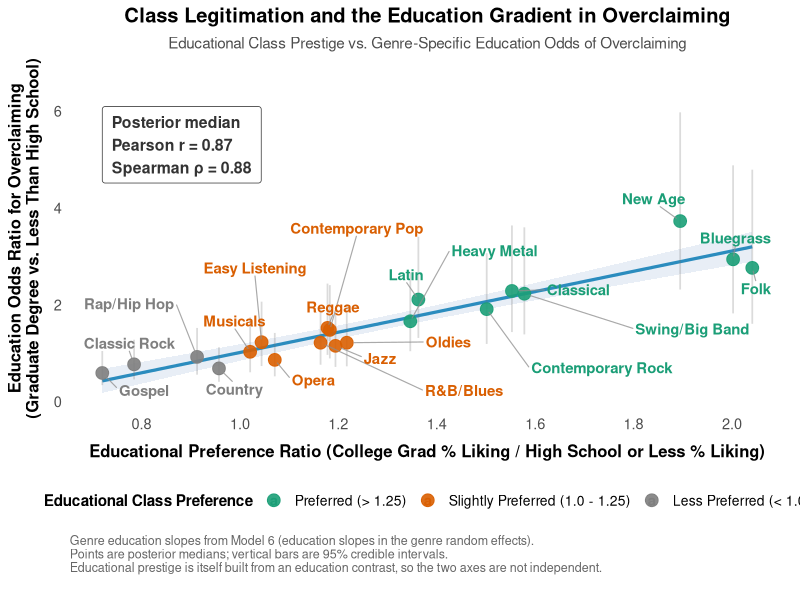

Write the R code that produced this figure.
#' @title Figure 9 preview: education-by-genre overclaiming odds against prestige
#' @description Companion to Figure 8, using Model 6 (education slopes in the
#'   genre random effects) instead of Model 4 (arts slopes). For each genre the
#'   plot pairs the genre-specific education slope for overclaiming, expressed
#'   as an odds ratio across the full six-category range of education, with the
#'   genre's educational prestige (College Preference Ratio). Styled to match
#'   Figure 8: posterior medians with 95% credible intervals on the odds ratio.
#'
#'   Read from cache, not from the fit: cache/m6_educ_genre_slopes.csv holds the
#'   posterior medians and 95% bounds produced by
#'   Scripts/main/check_education_prestige_correlation.R, so this script runs in seconds and
#'   needs no fit in memory.
#'
#'   Note on interpretation: educational prestige is itself built from an
#'   education contrast, so the two axes share the education variable. Read the
#'   correlation as describing how tightly education slopes follow the prestige
#'   ordering, not as an independent causal test.
#'
#'   Output: Plots/fig9_educ_prestige_vs_odds.png

library(ggplot2)
library(ggrepel)
library(dplyr)

slopes <- read.csv("cache/m6_educ_genre_slopes.csv", stringsAsFactors = FALSE)
stopifnot(nrow(slopes) == 20)

# educ2 enters as a linear term over six ordered categories, so the full-range
# contrast is five steps (less than high school to graduate degree).
n_steps <- 5

d <- slopes %>%
  mutate(
    odds_ratio = exp(educ_slope_med * n_steps),
    or_lo = exp(educ_slope_lo * n_steps),
    or_hi = exp(educ_slope_hi * n_steps),
    pref_cat = case_when(
      ratio_col < 1.0 ~ "Less Preferred (< 1.0)",
      ratio_col >= 1.0 & ratio_col <= 1.25 ~ "Slightly Preferred (1.0 - 1.25)",
      ratio_col > 1.25 ~ "Preferred (> 1.25)"
    ),
    pref_cat = factor(
      pref_cat,
      levels = c("Preferred (> 1.25)", "Slightly Preferred (1.0 - 1.25)", "Less Preferred (< 1.0)")
    )
  )

pref_colors <- c(
  "Preferred (> 1.25)"              = "#1b9e77",
  "Slightly Preferred (1.0 - 1.25)" = "#d95f02",
  "Less Preferred (< 1.0)"          = "gray50"
)

# Annotate with the draw-level posterior correlations, so the figure reports the
# same quantity as the text rather than a correlation of point medians.
cor_tab <- read.csv("cache/m6_educ_prestige_correlations.csv", stringsAsFactors = FALSE)
r_prestige_or <- cor_tab$Median[cor_tab$Statistic == "Pearson r (education slope vs prestige)"]
rho_prestige_or <- cor_tab$Median[cor_tab$Statistic == "Spearman rho (education slope vs prestige)"]

p <- ggplot(d, aes(x = ratio_col, y = odds_ratio)) +
  geom_smooth(method = "lm", color = "#2b8cbe", fill = "#a6bddb", alpha = 0.25, linewidth = 1.1) +
  geom_errorbar(
    aes(ymin = or_lo, ymax = or_hi),
    width = 0, linewidth = 0.6, color = "gray45", alpha = 0.25
  ) +
  geom_point(aes(color = pref_cat), size = 4, alpha = 0.9) +
  geom_text_repel(
    aes(label = genre_name, color = pref_cat),
    size = 3.8, fontface = "bold",
    box.padding = 0.7, point.padding = 0.5,
    force = 18, force_pull = 0.2,
    max.overlaps = Inf, min.segment.length = 0,
    segment.color = "gray55", segment.size = 0.4, segment.alpha = 0.75,
    seed = 42
  ) +
  scale_color_manual(values = pref_colors, name = "Educational Class Preference") +
  annotate(
    "label",
    x = min(d$ratio_col), y = max(d$or_hi) * 1.02,
    label = sprintf("Posterior median\nPearson r = %.2f\nSpearman \u03c1 = %.2f", r_prestige_or, rho_prestige_or),
    hjust = 0, vjust = 1, size = 4, fontface = "bold",
    fill = "white", color = "gray20", label.padding = unit(0.5, "lines")
  ) +
  scale_x_continuous(breaks = seq(0.6, 2.2, by = 0.2)) +
  scale_y_continuous(expand = expansion(mult = c(0.06, 0.14))) +
  theme_minimal(base_size = 13) +
  theme(
    plot.title = element_text(face = "bold", size = 14.5, hjust = 0.5),
    plot.subtitle = element_text(size = 11, hjust = 0.5, color = "gray30", margin = margin(b = 10)),
    plot.caption = element_text(size = 9, color = "gray40", hjust = 0, margin = margin(t = 10)),
    axis.title.x = element_text(face = "bold", size = 12, margin = margin(t = 8)),
    axis.title.y = element_text(face = "bold", size = 12, margin = margin(r = 8)),
    axis.text = element_text(size = 10.5),
    legend.position = "bottom",
    legend.title = element_text(face = "bold", size = 11),
    legend.text = element_text(size = 10),
    panel.grid.minor = element_blank(),
    panel.grid.major = element_blank(),
    plot.margin = margin(t = 5.5, r = 11, b = 18, l = 5.5)
  ) +
  labs(
    title = "Class Legitimation and the Education Gradient in Overclaiming",
    subtitle = "Educational Class Prestige vs. Genre-Specific Education Odds of Overclaiming",
    x = "Educational Preference Ratio (College Grad % Liking / High School or Less % Liking)",
    y = "Education Odds Ratio for Overclaiming\n(Graduate Degree vs. Less Than High School)",
    caption = paste(
      "Genre education slopes from Model 6 (education slopes in the genre random effects).",
      "Points are posterior medians; vertical bars are 95% credible intervals.",
      "Educational prestige is itself built from an education contrast, so the two axes are not independent.",
      sep = "\n"
    )
  )

dir.create("Plots", showWarnings = FALSE)
ggsave("Plots/fig9_educ_prestige_vs_odds.png", p, width = 9.5, height = 7, dpi = 300, bg = "white")
cat("Saved Plots/fig9_educ_prestige_vs_odds.png\n")
print(d[, c("genre_name", "ratio_col", "odds_ratio", "or_lo", "or_hi", "pref_cat")])
